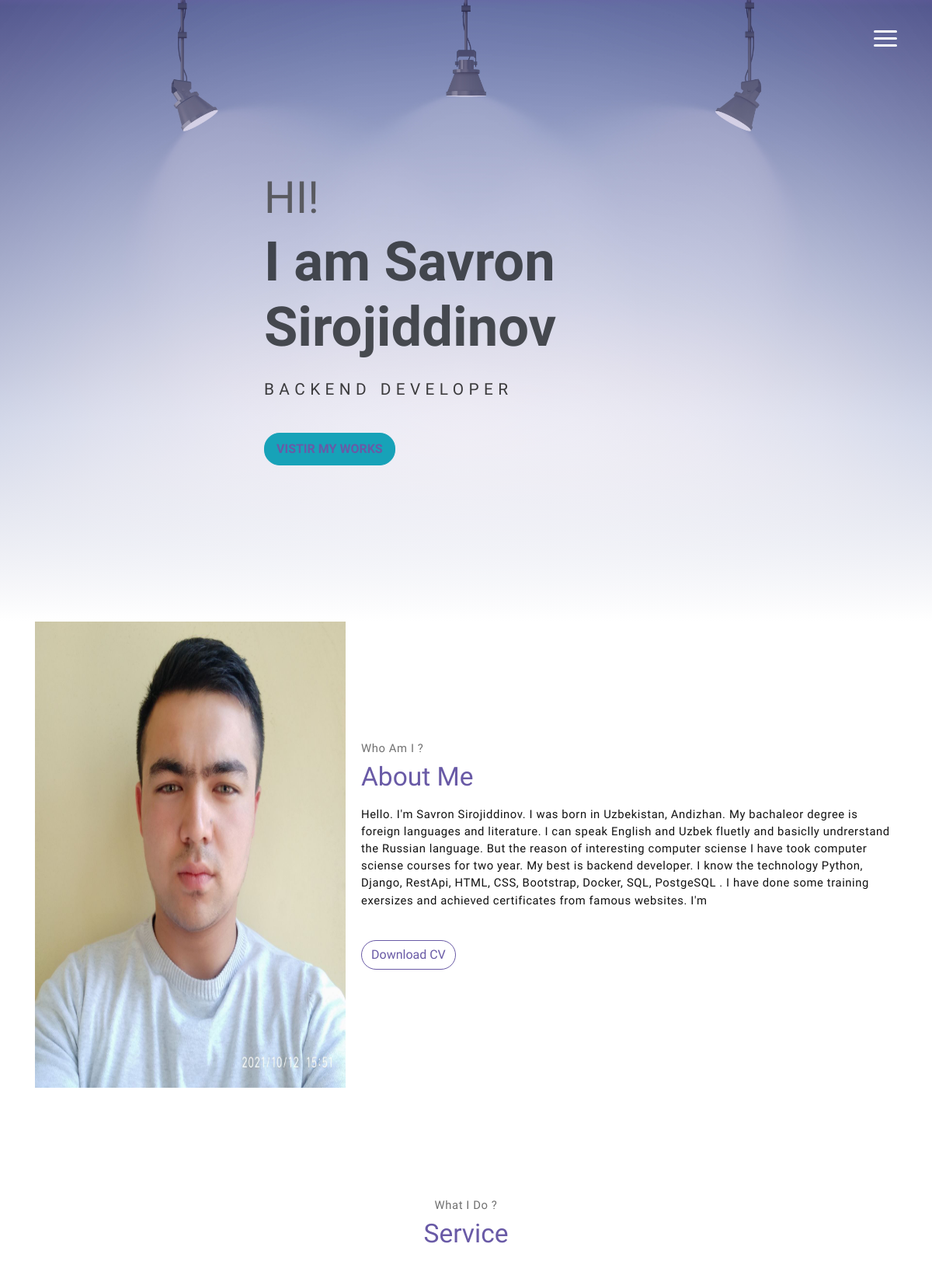
The app's page / (upper part), older data.
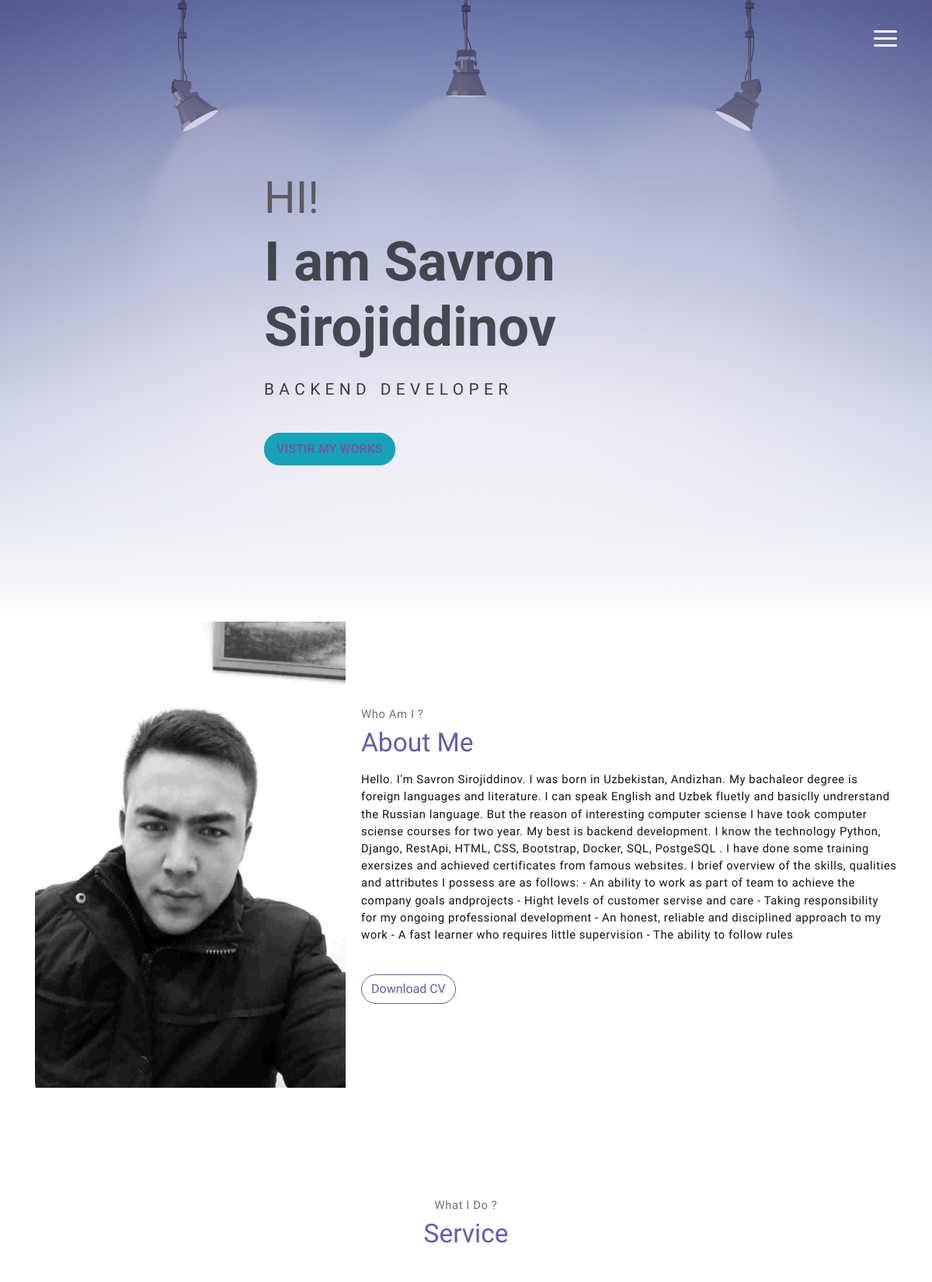
The same page, newer data.
### main/models.py (models this page shows)
class About(models.Model):
    img = models.ImageField(upload_to='media/')
    inform = models.TextField()

### main/views.py (the view)
# urls.py: path('', index, name='index'),
def index(request):
    about = About.objects.last
    project = Projects.objects.all()
    serv = Services.objects.all()
    friend = Friends.objects.all()
    blog = Blog.objects.all()
    context = {
        'about': about,
        'project': project,
        'friend': friend,
        'blog': blog,
        'serv': serv
    }
    if request.method == 'POST':
        name = request.POST['name']
        email = request.POST['email']
        comment = request.POST['comment']
        Contact.objects.create(email=email, name=name, text=comment)
    return render(request, 'index.html', context)

### templates/index.html (shortened to what this page needs)
{% load static %}
<!DOCTYPE html>
<html lang="en">
<head>
    <link rel="stylesheet" href="{% static 'assets/vendors/themify-icons/css/themify-icons.css' %}">
	<link rel="stylesheet" href="{% static 'assets/css/meyawo.css' %}">
</head>
<body data-spy="scroll" data-target=".navbar" data-offset="40" id="home">
    <nav class="custom-navbar" data-spy="affix" data-offset-top="20">
        <div class="container">
            <ul class="nav">
            </ul>
            <a href="javascript:void(0)" id="nav-toggle" class="hamburger hamburger--elastic">
                <div class="hamburger-box">
                  <div class="hamburger-inner"></div>
                </div>
            </a>
        </div>
    </nav>
    <header id="home" class="header">
        <div class="overlay"></div>
        <div class="header-content container">
            <h1 class="header-title">
                <span class="up">HI!</span>
                <span class="down">I am Savron Sirojiddinov</span>
            </h1>
            <br>
            <p class="header-subtitle">BACKEND DEVELOPER</p>
           <button class="btn btn-info"><a href="https://github.com/Sirojiddinov07"> <strong>VISTIR MY WORKS</strong></a></button>
        </div>
    </header>
    <section class="section pt-0" id="about">
        <div class="container text-center">
            <div class="about">
                <div class="about-img-holder">
                    <img width="400px" height="600px" src="{{about.img.url}}" alt="Download free bootstrap 4 landing page, free boootstrap 4 templates, Download free bootstrap 4.1 landing page, free boootstrap 4.1.1 templates, meyawo Landing page">
                </div>
                <div class="about-caption">
                    <p class="section-subtitle">Who Am I ?</p>
                    <h2 class="section-title mb-3">About Me</h2>
                    <p><strong>{{about.inform}}</strong>
                    </p>
                  <a href="https://github.com/Sirojiddinov07/MYCV/blob/main/MyCv.lnk"> <button class="btn-rounded btn btn-outline-primary mt-4">Download CV</button></a>
                </div>
            </div>
        </div>
    </section>
    <section class="section" id="service">
        <div class="container text-center">
            <p class="section-subtitle">What I Do ?</p>
            <h6 class="section-title mb-6">Service</h6>
        </div>
    </section>
</body>
</html>

Row changes from the older to the newer data that the page shows:
changed About: img: a different picture; inform "…My best is backend developer. I know the technology Python, Django, RestApi, HTML, CSS, Bootstrap, Docker, SQL, PostgeSQL . I have done some training exersizes and achieved certificates from famous websites. I'm" → "…My best is backend development. I know the technology Python, Django, RestApi, HTML, CSS, Bootstrap, Docker, SQL, PostgeSQL . I have done some training exersizes and achieved certificates from famous websites. I brief overview of the skills, qualities and attributes I possess are as follows: - An ability to work as part of team to achieve the company goals andprojects - Hight levels of customer servise and care - Taking responsibility for my ongoing professional development - An honest, reliable and disciplined approach to my work - A fast learner who requires little supervision - The ability to follow rules"
